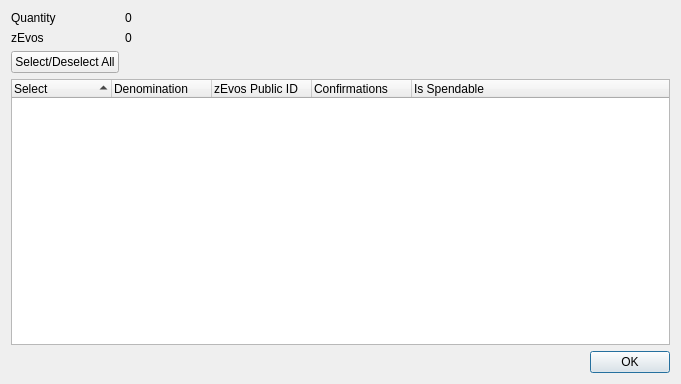
<?xml version="1.0" encoding="UTF-8"?>
<ui version="4.0">
 <class>ZEvosControlDialog</class>
 <widget class="QDialog" name="ZEvosControlDialog">
  <property name="geometry">
   <rect>
    <x>0</x>
    <y>0</y>
    <width>681</width>
    <height>384</height>
   </rect>
  </property>
  <property name="minimumSize">
   <size>
    <width>681</width>
    <height>384</height>
   </size>
  </property>
  <property name="windowTitle">
   <string>Select zEvos to Spend</string>
  </property>
  <layout class="QGridLayout" name="gridLayout">
   <item row="0" column="0">
    <layout class="QFormLayout" name="formLayout">
     <property name="sizeConstraint">
      <enum>QLayout::SetDefaultConstraint</enum>
     </property>
     <item row="0" column="0">
      <widget class="QLabel" name="labelQuantity">
       <property name="text">
        <string>Quantity</string>
       </property>
      </widget>
     </item>
     <item row="0" column="1">
      <widget class="QLabel" name="labelQuantity_int">
       <property name="text">
        <string>0</string>
       </property>
      </widget>
     </item>
     <item row="1" column="0">
      <widget class="QLabel" name="labelZEvos">
       <property name="text">
        <string>zEvos</string>
       </property>
      </widget>
     </item>
     <item row="1" column="1">
      <widget class="QLabel" name="labelZEvos_int">
       <property name="text">
        <string>0</string>
       </property>
      </widget>
     </item>
     <item row="2" column="0">
      <widget class="QPushButton" name="pushButtonAll">
       <property name="text">
        <string>Select/Deselect All</string>
       </property>
      </widget>
     </item>
    </layout>
   </item>
   <item row="1" column="0">
    <layout class="QVBoxLayout" name="verticalLayout">
     <item>
      <widget class="QTreeWidget" name="treeWidget">
       <property name="minimumSize">
        <size>
         <width>0</width>
         <height>250</height>
        </size>
       </property>
       <property name="alternatingRowColors">
        <bool>true</bool>
       </property>
       <property name="sortingEnabled">
        <bool>true</bool>
       </property>
       <property name="columnCount">
        <number>5</number>
       </property>
       <attribute name="headerDefaultSectionSize">
        <number>100</number>
       </attribute>
       <column>
        <property name="text">
         <string notr="true">Select</string>
        </property>
       </column>
       <column>
        <property name="text">
         <string notr="true">Denomination</string>
        </property>
       </column>
       <column>
        <property name="text">
         <string notr="true">zEvos Public ID</string>
        </property>
       </column>
       <column>
        <property name="text">
         <string notr="true">Confirmations</string>
        </property>
       </column>
       <column>
        <property name="text">
         <string>Is Spendable</string>
        </property>
       </column>
      </widget>
     </item>
     <item>
      <widget class="QDialogButtonBox" name="buttonBox">
       <property name="orientation">
        <enum>Qt::Horizontal</enum>
       </property>
       <property name="standardButtons">
        <set>QDialogButtonBox::Ok</set>
       </property>
      </widget>
     </item>
    </layout>
   </item>
  </layout>
 </widget>
 <resources/>
 <connections>
  <connection>
   <sender>buttonBox</sender>
   <signal>accepted()</signal>
   <receiver>ZEvosControlDialog</receiver>
   <slot>accept()</slot>
   <hints>
    <hint type="sourcelabel">
     <x>248</x>
     <y>254</y>
    </hint>
    <hint type="destinationlabel">
     <x>157</x>
     <y>274</y>
    </hint>
   </hints>
  </connection>
  <connection>
   <sender>buttonBox</sender>
   <signal>rejected()</signal>
   <receiver>ZEvosControlDialog</receiver>
   <slot>reject()</slot>
   <hints>
    <hint type="sourcelabel">
     <x>316</x>
     <y>260</y>
    </hint>
    <hint type="destinationlabel">
     <x>286</x>
     <y>274</y>
    </hint>
   </hints>
  </connection>
 </connections>
</ui>
